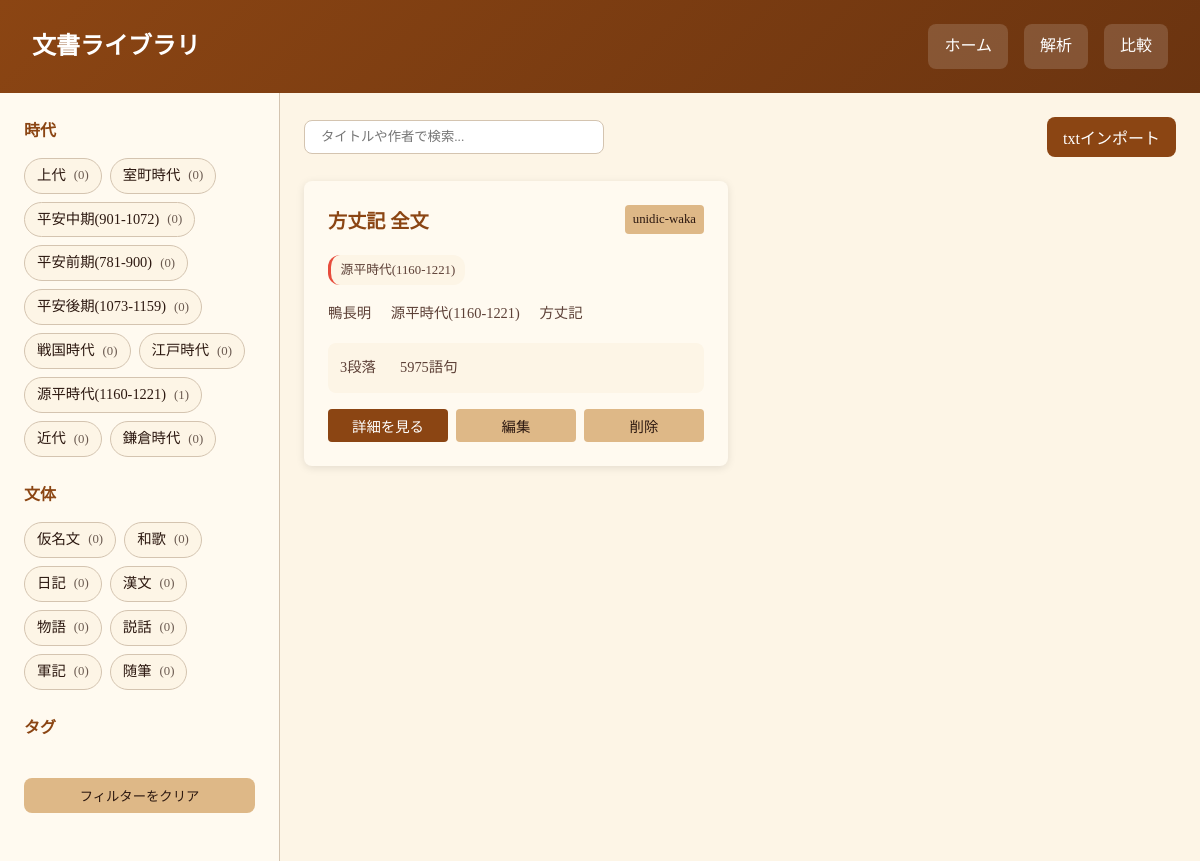
The page /library on the database its author committed.
### tables this page shows
CREATE TABLE tags (
            id INTEGER PRIMARY KEY AUTOINCREMENT,
            name TEXT UNIQUE NOT NULL,
            category TEXT DEFAULT 'general'
        );

CREATE TABLE documents (
            id INTEGER PRIMARY KEY AUTOINCREMENT,
            title TEXT NOT NULL,
            db_filename TEXT UNIQUE NOT NULL,
            content_hash TEXT UNIQUE NOT NULL,
            dictionary TEXT DEFAULT 'unidic-chuko',
            paragraph_count INTEGER DEFAULT 0,
            token_count INTEGER DEFAULT 0,
            created_at TIMESTAMP DEFAULT CURRENT_TIMESTAMP,
            updated_at TIMESTAMP DEFAULT CURRENT_TIMESTAMP
        );

CREATE TABLE document_metadata (
            id INTEGER PRIMARY KEY AUTOINCREMENT,
            document_id INTEGER NOT NULL,
            key TEXT NOT NULL,
            value TEXT,
            UNIQUE (document_id, key),
            FOREIGN KEY (document_id) REFERENCES documents(id) ON DELETE CASCADE
        );

### app/app.py (the view)
@app.route('/library')
def library():
    dictionaries = analyzer.get_available_dictionaries()
    documents = document_manager.list_documents()
    tags = document_manager.get_all_tags()
    return render_template('library.html',
                         dictionaries=dictionaries,
                         documents=documents,
                         tags=tags)

### app/analyzer.py (called while the page is built)
def get_available_dictionaries() -> Dict[str, Dict[str, str]]:
    available = {}
    for key, info in AVAILABLE_DICTIONARIES.items():
        dict_path = os.path.join(DEFAULT_DICTIONARY_DIR, info["path"])
        if os.path.exists(dict_path):
            available[key] = info
    return available

### app/document_manager.py (called while the page is built)
def ensure_directories():
    os.makedirs(DATA_DIR, exist_ok=True)
    os.makedirs(DOCUMENTS_DIR, exist_ok=True)

def get_registry_connection():
    ensure_directories()
    conn = sqlite3.connect(REGISTRY_PATH)
    conn.row_factory = sqlite3.Row
    return conn

def get_all_tags() -> List[Dict[str, Any]]:
    conn = get_registry_connection()
    cursor = conn.cursor()
    cursor.execute('''
        SELECT t.id, t.name, t.category, COUNT(dt.document_id) as doc_count
        FROM tags t
        LEFT JOIN document_tags dt ON t.id = dt.tag_id
        GROUP BY t.id
        ORDER BY t.category, t.name
    ''')
    tags = [dict(row) for row in cursor.fetchall()]
    conn.close()
    return tags

### app/templates/library.html (shortened to what this page needs)
<!DOCTYPE html>
<html lang="ja">
<head>
    <link rel="stylesheet" href="{{ url_for('static', filename='css/style.css') }}">
</head>
<body>
    <div class="library-container">
        <header class="library-header">
            <h1>文書ライブラリ</h1>
            <nav class="header-nav">
                <a href="{{ url_for('index') }}">ホーム</a>
                <a href="{{ url_for('analyzer_page') }}">解析</a>
                <a href="{{ url_for('compare') }}">比較</a>
            </nav>
        </header>
        <div class="library-content">
            <aside class="filter-sidebar">
                <div class="filter-section">
                    <h3 class="filter-title">時代</h3>
                    <div class="filter-list" id="filter-era">
                        {% for tag in tags if tag.category == 'era' %}
                        <span class="filter-tag" data-tag="{{ tag.name }}" data-category="era">
                            {{ tag.name }}<span class="count">({{ tag.doc_count }})</span>
                        </span>
                        {% endfor %}
                    </div>
                </div>
                <div class="filter-section">
                    <h3 class="filter-title">文体</h3>
                    <div class="filter-list" id="filter-style">
                        {% for tag in tags if tag.category == 'style' %}
                        <span class="filter-tag" data-tag="{{ tag.name }}" data-category="style">
                            {{ tag.name }}<span class="count">({{ tag.doc_count }})</span>
                        </span>
                        {% endfor %}
                    </div>
                </div>
                <div class="filter-section">
                    <h3 class="filter-title">タグ</h3>
                </div>
                <div class="filter-section">
                    <button class="btn btn-secondary" id="btn-clear-filters" style="width: 100%;">
                        フィルターをクリア
                    </button>
                </div>
            </aside>
            <main class="documents-area">
                <div class="documents-toolbar">
                    <div class="search-box">
                        <input type="text" id="search-input" placeholder="タイトルや作者で検索...">
                    </div>
                    <div class="toolbar-actions">
                        <button class="btn btn-primary" id="btn-import">txtインポート</button>
                    </div>
                </div>
                <div class="documents-grid" id="documents-grid">
                    {% if documents %}
                        {% for doc in documents %}
                        <div class="document-card" data-id="{{ doc.id }}">
                            <div class="doc-header">
                                <h3 class="doc-title">{{ doc.title }}</h3>
                                <span class="doc-dictionary">{{ doc.dictionary }}</span>
                            </div>
                            <div class="doc-tags">
                                {% for tag in doc.tags %}
                                <span class="doc-tag {{ tag.category }}">{{ tag.name }}</span>
                                {% endfor %}
                            </div>
                            {% if doc.metadata %}
                            <div class="doc-metadata">
                                {% if doc.metadata.author %}
                                <span>{{ doc.metadata.author }}</span>
                                {% endif %}
                                {% if doc.metadata.era %}
                                <span>{{ doc.metadata.era }}</span>
                                {% endif %}
                                {% if doc.metadata.source %}
                                <span>{{ doc.metadata.source }}</span>
                                {% endif %}
                            </div>
                            {% endif %}
                            <div class="doc-stats">
                                <span>{{ doc.paragraph_count }}段落</span>
                                <span>{{ doc.token_count }}語句</span>
                            </div>
                            <div class="doc-actions">
                                <button class="btn btn-primary btn-view" data-id="{{ doc.id }}">詳細を見る</button>
                                <button class="btn btn-secondary btn-edit" data-id="{{ doc.id }}">編集</button>
                                <button class="btn btn-secondary btn-delete" data-id="{{ doc.id }}">削除</button>
                            </div>
                        </div>
                        {% endfor %}
                    {% else %}
                        <div class="empty-state">
                            <div class="icon">空</div>
                            <h3>文書がありません</h3>
                            <p>テキスト解析ページで新しい文書を作成するか、txtファイルをインポートしてください。</p>
                        </div>
                    {% endif %}
                </div>
            </main>
        </div>
    </div>
</body>
</html>

### app/static/css/style.css (style rules this page uses)
* { margin: 0; padding: 0; box-sizing: border-box; }
:root { --primary-color: #8B4513; --primary-hover: #A0522D; --secondary-color: #DEB887; --bg-color: #FDF5E6; --panel-bg: #FFFAF0; --text-color: #2C1810; --text-light: #5D4037; --border-color: #D4C4B0; --shadow: 0 2px 8px rgba(0,0,0,0.1); --radius: 8px; }
body { font-family: "Noto Serif JP", "Yu Mincho", "游明朝", serif; background-color: var(--bg-color); color: var(--text-color); line-height: 1.8; min-height: 100vh; }
.btn-primary { width: 100%; padding: 0.8rem; background: var(--primary-color); color: #FFF; border: none; border-radius: var(--radius); font-size: 1rem; font-family: inherit; cursor: pointer; transition: background 0.3s; }
.doc-title { font-size: 1rem; margin-bottom: 0.3rem; }
.doc-actions { display: flex; gap: 0.5rem; }
.doc-actions button { padding: 0.4rem 0.8rem; border: none; border-radius: 4px; cursor: pointer; font-family: inherit; font-size: 0.85rem; }
.btn-delete { background: #E74C3C; color: #FFF; }

### app/templates/library.html (style rules this page uses)
.library-container { min-height: 100vh; display: flex; flex-direction: column; }
.library-header { background: linear-gradient(135deg, var(--primary-color), #6B3410); color: #FFF; padding: 1.5rem 2rem; display: flex; justify-content: space-between; align-items: center; }
.library-header h1 { font-size: 1.5rem; }
.header-nav { display: flex; gap: 1rem; }
.header-nav a { color: #FFF; text-decoration: none; padding: 0.5rem 1rem; border-radius: var(--radius); background: rgba(255,255,255,0.15); transition: background 0.3s; }
.library-content { display: flex; flex: 1; overflow: hidden; }
.filter-sidebar { width: 280px; background: var(--panel-bg); border-right: 1px solid var(--border-color); padding: 1.5rem; overflow-y: auto; }
.filter-section { margin-bottom: 1.5rem; }
.filter-title { font-size: 1rem; color: var(--primary-color); margin-bottom: 0.75rem; display: flex; justify-content: space-between; align-items: center; }
.filter-list { display: flex; flex-wrap: wrap; gap: 0.5rem; }
.filter-tag { display: inline-flex; align-items: center; padding: 0.25rem 0.75rem; background: var(--bg-color); border: 1px solid var(--border-color); border-radius: 20px; cursor: pointer; transition: all 0.3s; font-size: 0.9rem; }
.filter-tag .count { margin-left: 0.5rem; font-size: 0.8rem; opacity: 0.7; }
.documents-area { flex: 1; padding: 1.5rem; overflow-y: auto; }
.documents-toolbar { display: flex; justify-content: space-between; align-items: center; margin-bottom: 1.5rem; }
.search-box { display: flex; gap: 0.5rem; }
.search-box input { padding: 0.5rem 1rem; border: 1px solid var(--border-color); border-radius: var(--radius); width: 300px; font-family: inherit; }
.toolbar-actions { display: flex; gap: 0.5rem; }
.btn { padding: 0.5rem 1rem; border: none; border-radius: var(--radius); cursor: pointer; font-family: inherit; transition: all 0.3s; }
.btn-primary { background: var(--primary-color); color: #FFF; }
.btn-secondary { background: var(--secondary-color); color: var(--text-color); }
.documents-grid { display: grid; grid-template-columns: repeat(auto-fill, minmax(350px, 1fr)); gap: 1.5rem; }
.document-card { background: var(--panel-bg); border-radius: var(--radius); padding: 1.5rem; box-shadow: var(--shadow); transition: transform 0.3s, box-shadow 0.3s; }
.doc-header { display: flex; justify-content: space-between; align-items: flex-start; margin-bottom: 1rem; }
.doc-title { font-size: 1.2rem; color: var(--primary-color); margin: 0; }
.doc-dictionary { font-size: 0.8rem; padding: 0.2rem 0.5rem; background: var(--secondary-color); border-radius: 4px; }
.doc-tags { display: flex; flex-wrap: wrap; gap: 0.4rem; margin-bottom: 1rem; }
.doc-tag { font-size: 0.8rem; padding: 0.2rem 0.6rem; background: var(--bg-color); border-radius: 12px; color: var(--text-light); }
.doc-tag.era { border-left: 3px solid #E74C3C; }
.doc-metadata { font-size: 0.9rem; color: var(--text-light); margin-bottom: 1rem; }
.doc-metadata span { display: inline-block; margin-right: 1rem; }
.doc-stats { display: flex; gap: 1.5rem; font-size: 0.9rem; color: var(--text-light); margin-bottom: 1rem; padding: 0.75rem; background: var(--bg-color); border-radius: var(--radius); }
.doc-actions { display: flex; gap: 0.5rem; }
.doc-actions .btn { flex: 1; text-align: center; font-size: 0.9rem; }

### rows shown on the page
tags: name "上代", doc_count "0"
tags: name "室町時代", doc_count "0"
tags: name "平安中期(901-1072)", doc_count "0"
tags: name "平安前期(781-900)", doc_count "0"
tags: name "平安後期(1073-1159)", doc_count "0"
tags: name "戦国時代", doc_count "0"
tags: name "江戸時代", doc_count "0"
tags: name "源平時代(1160-1221)", doc_count "1"
tags: name "近代", doc_count "0"
tags: name "鎌倉時代", doc_count "0"
tags: name "仮名文", doc_count "0"
tags: name "和歌", doc_count "0"
tags: name "日記", doc_count "0"
tags: name "漢文", doc_count "0"
tags: name "物語", doc_count "0"
tags: name "説話", doc_count "0"
tags: name "軍記", doc_count "0"
tags: name "随筆", doc_count "0"
documents: title "方丈記 全文", dictionary "unidic-waka", metadata.author "鴨長明", metadata.era "源平時代(1160-1221)", metadata.source "方丈記", paragraph_count "3", token_count "5975"
